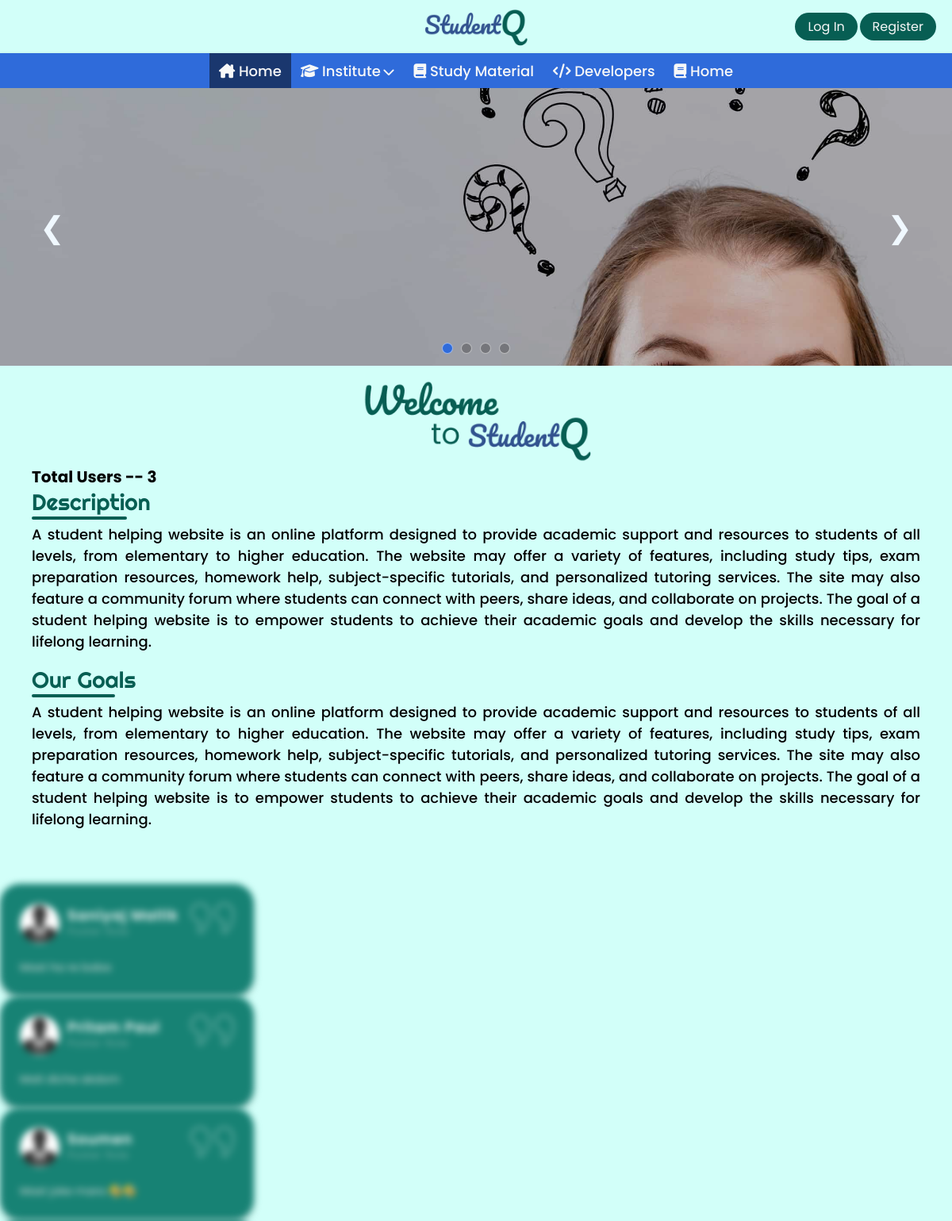
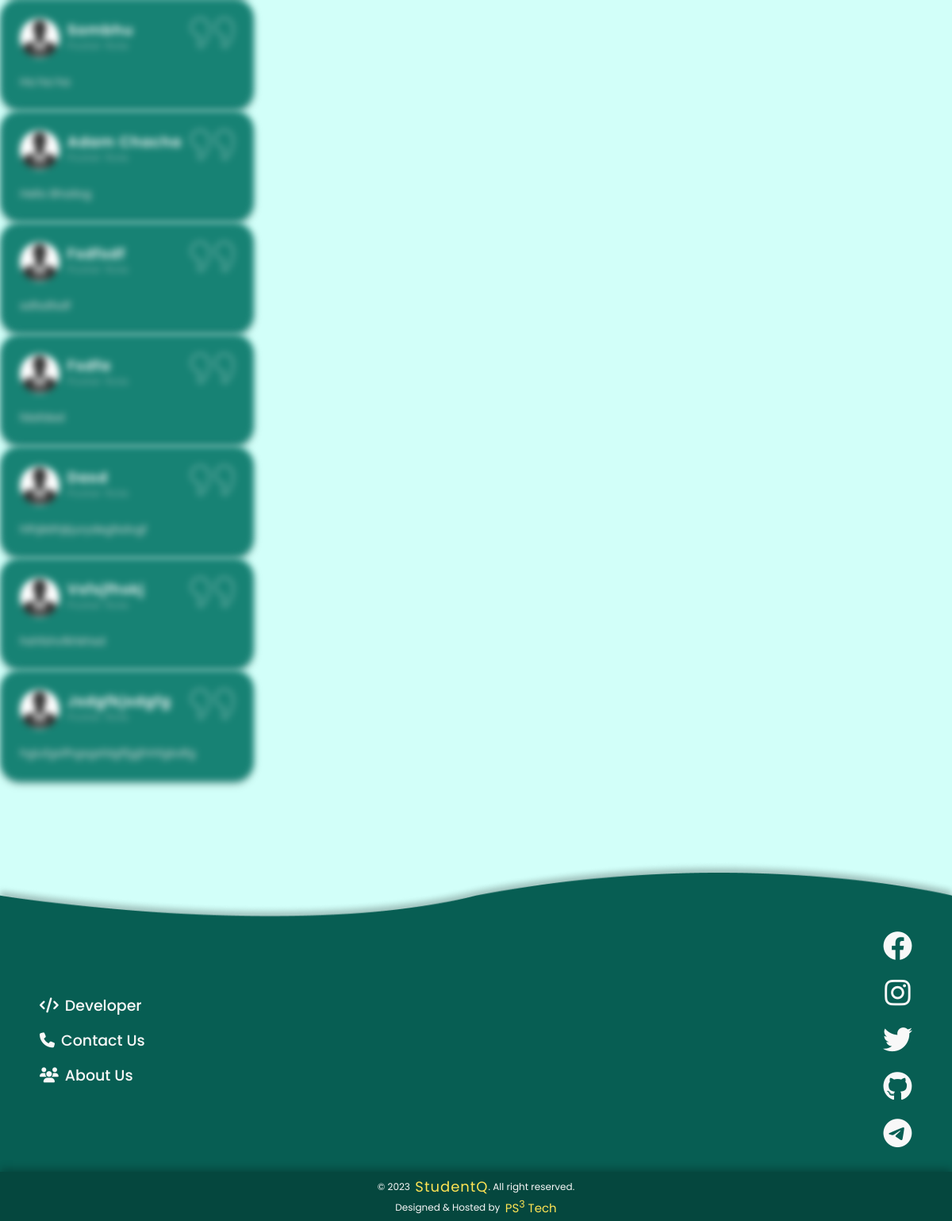
The page / on the database its author committed (2 pictures, top to bottom).
### Base/models.py (models this page shows, shortened)
class Review(models.Model):
    poster = models.CharField(max_length=100)
    review = models.CharField(max_length=500)

### Base/views.py (the view, shortened to what this page needs)
# urls.py: path('', views.home, name='home'),
def home(request):
    context = {}
    userCount = User.objects.all().count()
    context['TotalUser'] = userCount
    reviews = Review.objects.all()
    context["reviews"] = reviews
    return render(request, 'home.html', context )

### Base/templates/home.html (shortened to what this page needs)
{% extends 'main.html' %}
{% load static %}
{% block css %}
<link rel="stylesheet" href="{% static 'mStyle/slider.css' %}">
<link rel="stylesheet" href="{% static 'mstyle/home.css' %}">
{% endblock css %}
{% block body %}
{% if request.user.is_authenticated %}
<div class="main">
  <div class="userVisits">
    <h1>User total -- {{TotalUser}}</h1>
  </div>
  Hello <span>{{ user.profile.fullName|capfirst }}</span>
  <br />
  I am a <span>{{ user.profile.role|capfirst }}</span>
  <br />
  Phone no <span>{{ user.profile.phNo }}</span>
  <br />
  Social media link <span>{{ user.profile.socialId }}</span>
  <br />
  About me - <span>{{ user.profile.desc }}</span>
  <br />
  <img src="{{dp.url}}" alt="" class="dpProfile">
  <br />
  <h3>Role details</h3>
  {% if user.profile.role == 'teacher' %}
  Teacher Location is <span>{{ teacher.location|capfirst }}</span>
  <br />
  dptOfTeaching is <span>{{ teacher.dptOfTeaching|upper }}</span>
  <br />
  Teacher Location is <span>{{ teacher.qualification|upper }}</span>
  <br />
  {% elif user.profile.role == 'student' %}Student Institute is <span>{{ student.institute|capfirst }}</span>
  <br />
  Student subject is <span>{{ student.subject|upper }}</span>
  <br />
  interest in <span>{{ student.interest }}</span>
  <br />
  Student courseDuration is <span>{{ student.courseDuration }}</span>
  <br />
  {% elif user.profile.role == 'owner' %}Owner of Mess <span>{{ owner.mess_name|capfirst }}</span>
  <br />
  Room rent <span>{{ owner.rent }}</span>
  <br />
  bedAvailable<span>{{ owner.bedAvailable }}</span>
  <br />
  address <span>{{ owner.address }}</span>
  <br />
  {% endif %}
</div>
{% else %}
{% include 'homeBody.html' %}
{% endif %}
{% endblock %}

### Base/templates/homeBody.html (shortened to what this page needs)
{% load static %}
{% block css %}
<link rel="stylesheet" href="https://cdn.jsdelivr.net/npm/swiper@9/swiper-bundle.min.css" />
{% endblock css %}
<div class="slider__container">
  <div class="slide">
    <ul class="slideImages__container">
      <li class="slideImage">
        <img src="{% static 'sliderImages/first_1.jpg' %}" alt="sliderImages" class="carousel__image">
      </li>
    </ul>
  </div>
  <div class="arrow__container">
    <span class="carousel__arrow left__arrow">&#10094;</span>
    <span class="carousel__arrow right__arrow">&#10095;</span>
  </div>
  <div class="pagination--dot__container">
    <div class="pagination__dot pagination__current"></div>
    <div class="pagination__dot"></div>
    <div class="pagination__dot"></div>
    <div class="pagination__dot"></div>
  </div>
</div>
<div class="welcome__img">
  <img src={% static 'media/Wlcome-screen.png' %} alt="Welcome to StudentQ" />
</div>
<div class="home__body">
  <h1>Total Users -- {{TotalUser}}</h1>
  <h3 class="stylish__desc--heading">Description</h3>
  <p class="home__body--description">
    A student helping website is an online platform designed to provide academic support and resources to students of
    all levels, from elementary to higher education. The website may offer a variety of features, including study tips,
    exam preparation resources, homework help, subject-specific tutorials, and personalized tutoring services. The site
    may also feature a community forum where students can connect with peers, share ideas, and collaborate on projects.
    The goal of a student helping website is to empower students to achieve their academic goals and develop the skills
    necessary for lifelong learning.
  </p>
  <h3 class="stylish__desc--heading">Our Goals</h3>
  <p class="home__body--description">
    A student helping website is an online platform designed to provide academic support and resources to students of
    all levels, from elementary to higher education. The website may offer a variety of features, including study tips,
    exam preparation resources, homework help, subject-specific tutorials, and personalized tutoring services. The site
    may also feature a community forum where students can connect with peers, share ideas, and collaborate on projects.
    The goal of a student helping website is to empower students to achieve their academic goals and develop the skills
    necessary for lifelong learning.
  </p>
</div>
<div class="swiper-container">
  <div class="swiper-wrapper">
    {% for rv in reviews %}
    <div class="swiper-slide">
      <div class="testimonialBox">
        <img src="{% static 'icons/right-quote-64.png' %}" alt="quotePNG" class="quote">
        <div class="details_of_review">
          <div class="imgBox">
            <img src="{% static 'media/bydefault.jpg' %}" alt="dp profile" class="dp-profile">
          </div>
          <h4 class="poster-name">{{ rv.poster }} <br><span>Poster Role </span></h4>
        </div>
        <div class="contentReview">
          <p>
            {{ rv.review }}
          </p>
        </div>
      </div>
    </div>
    {% endfor %}
  </div>
</div>
{% include 'footer.html' %}

### static/mStyle/main.css (style rules this page uses)
:root { --light-green-theme: #D2FFF9; --light-blue: #669CFF; --main-blue: #2F6BDA; --dark-blue: #1a376e; --light-dark-blue: #083891; --theme-clr: #075E53; --theme-clr-light: #178274; --hover-green: #094a42; --black: #000; --white: #fff; --drk-white: #f8f8f8; --light-gray: #d9d9d9; --placeholder-clr: #707070; --main-yellow: #FFE454; --font-primary: 'Poppins', sans-serif; --font-secondary: 'Righteous', cursive; }
*::placeholder { color: var(--placeholder-clr); }
*, *::before, *::after { margin: 0; padding: 0; box-sizing: border-box; scrollbar-width: thin; scrollbar-color: var(--theme-clr) var(--light-gray); }
html { font-size: 62.5%; overflow-x: hidden; }
body { min-height: 100vh; font-family: 'Poppins', sans-serif; overflow-x: hidden; background: var(--light-green-theme); }

### static/mStyle/slider.css (style rules this page uses)
.slider__container { position: relative; width: 100%; height: 35rem; background-color: var(--theme-clr); overflow: hidden; }
.slide { position: inherit; width: 100%; height: 35rem; }
.slideImages__container { display: flex; list-style: none; margin: 0; padding: 0; transition: transform 0.5s ease; height: 35rem; position: relative; padding: 0; margin: 0; }
.slideImages__container li img { position: absolute; width: 100%; height: 35rem; object-fit: cover; }
.slideImage { flex: 0 0 100%; }
.pagination--dot__container { position: absolute; width: 100%; padding: 1.5rem; display: flex; gap: 1rem; align-items: center; justify-content: center; bottom: 0; left: 0; }
.pagination__dot { height: 1.4rem; width: 1.4rem; background-color: rgba(0, 0, 0, 0.25); border: 1px solid rgba(255, 255, 255, 0.5); border-radius: 50%; cursor: pointer; }
.pagination__current { background-color: var(--main-blue); }
.arrow__container { position: absolute; height: 100%; width: 100%; background-color: rgba(0, 0, 0, 0.25); top: 0; left: 0; }
.carousel__arrow { position: absolute; top: 50%; color: aliceblue; font-size: 3.8rem; font-weight: 200; transform: translateY(-50%); user-select: none; cursor: pointer; transition: all 0.5s ease; }
.carousel__arrow.left__arrow { left: 5rem; }
.carousel__arrow.right__arrow { right: 5rem; }

### rows shown on the page
Review: poster "Saniyaj Mallik", review "Mast ha re baba"
Review: poster "Pritam Paul", review "Mati diche akdom"
Review: poster "Soumen", review "Mast joke mara 🤣🤣"
Review: poster "Sombhu", review "Ha ha ha"
Review: poster "Adam Chacha", review "Hello Bhailog"
Review: poster "Fsdfsdf", review "sdfsdfsdf"
Review: poster "Fsdfa", review "fdafdad"
Review: poster "Dasd", review "hfhjkklhjkjurydegfsdvgf"
Review: poster "Vsfsjfhskj", review "hshfshvfkhkhsd"
Review: poster "Jsdgfkjsdgfg", review "hgiufgsifhgsgsfdgffjgjfnhfgbdfg"

### other values the page prints
{{ TotalUser }} "3"
